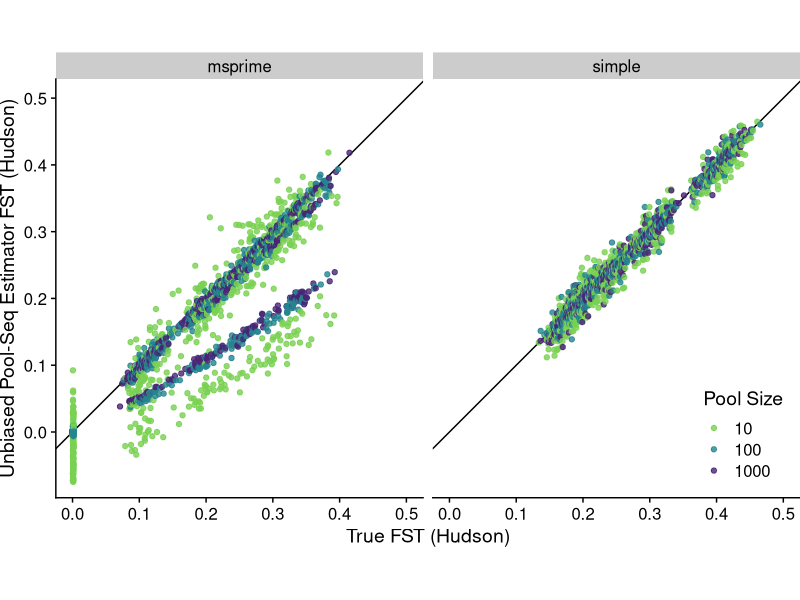
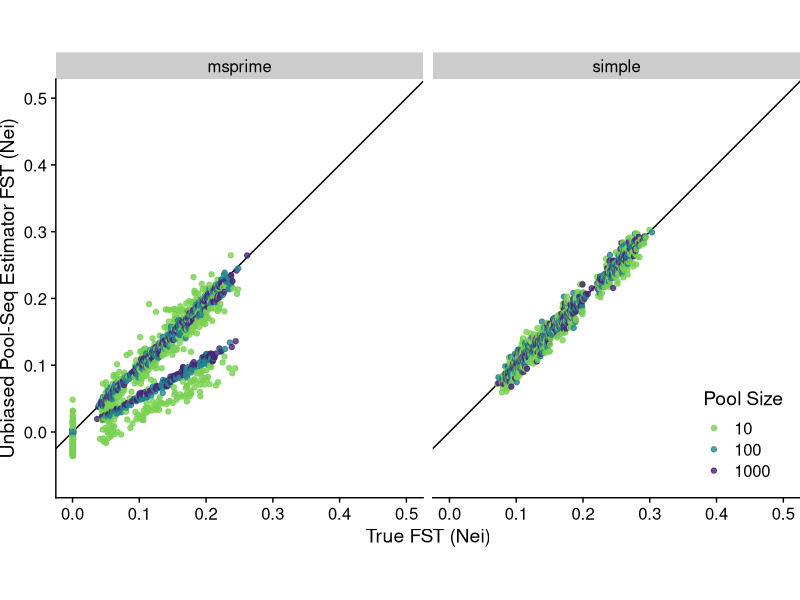
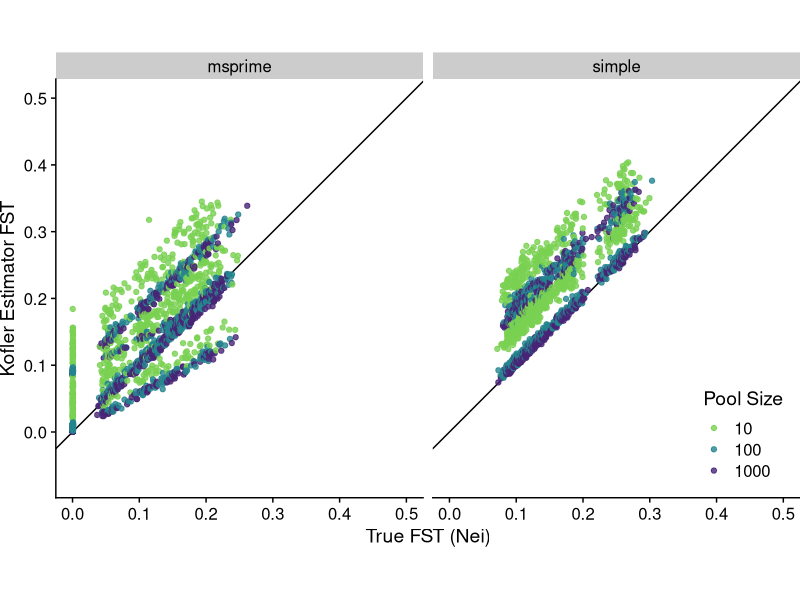
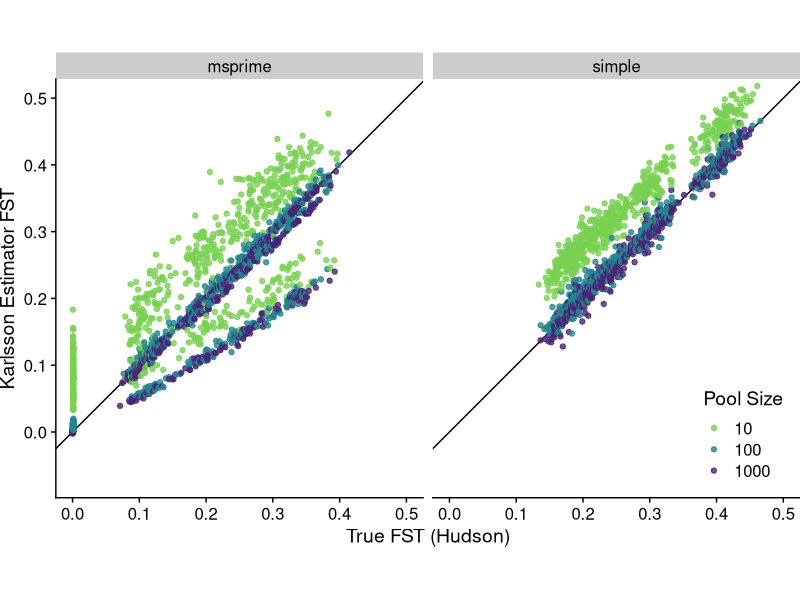
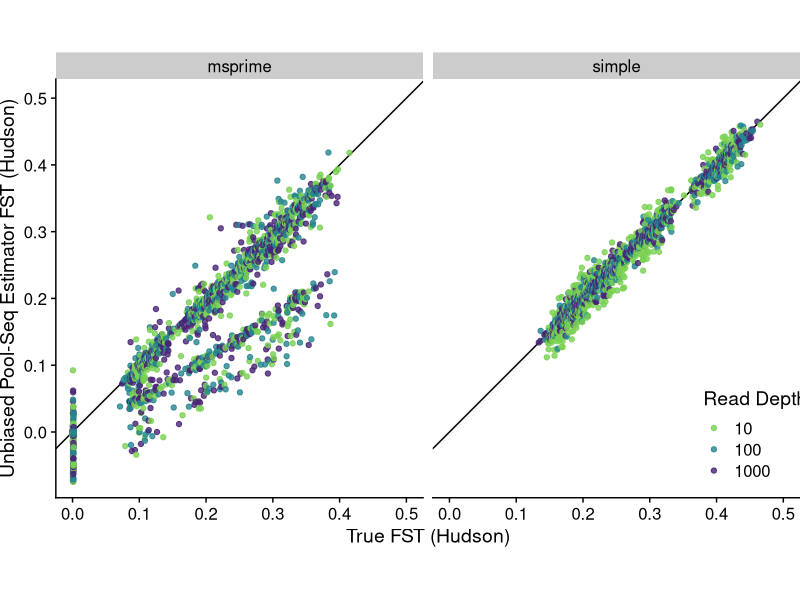
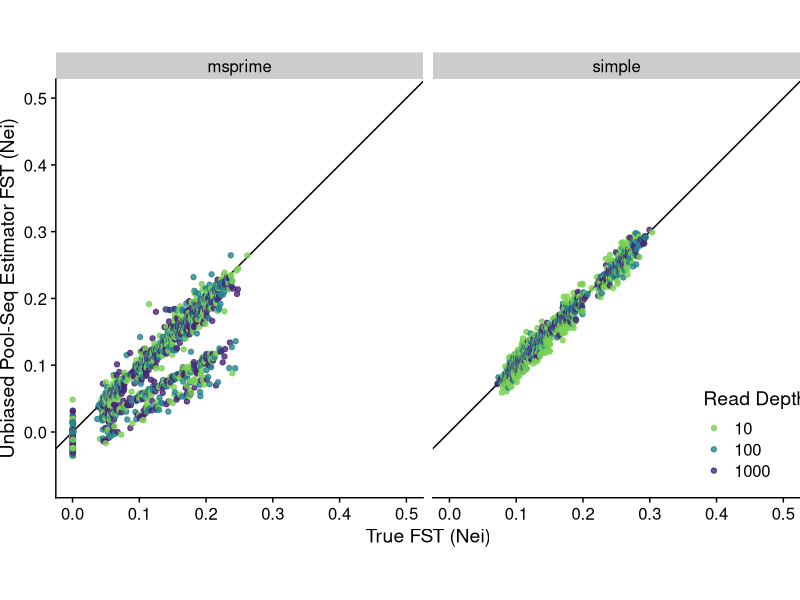
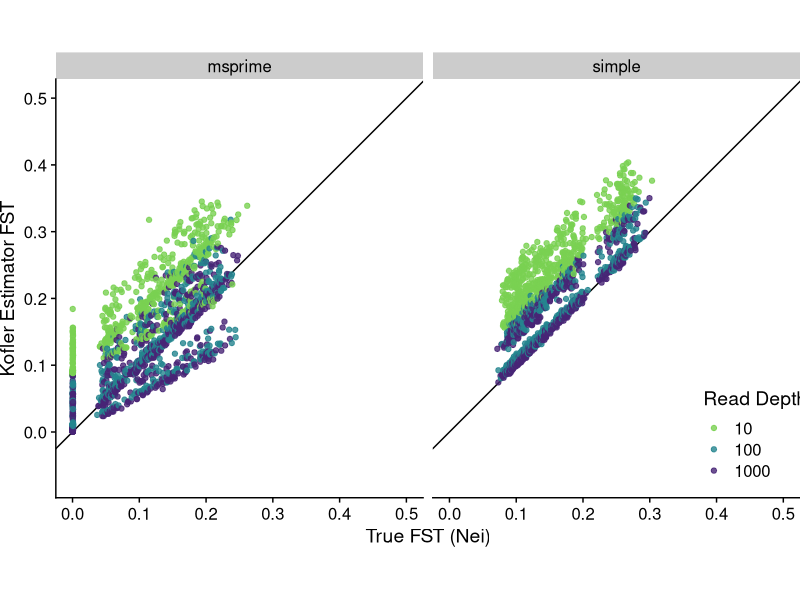
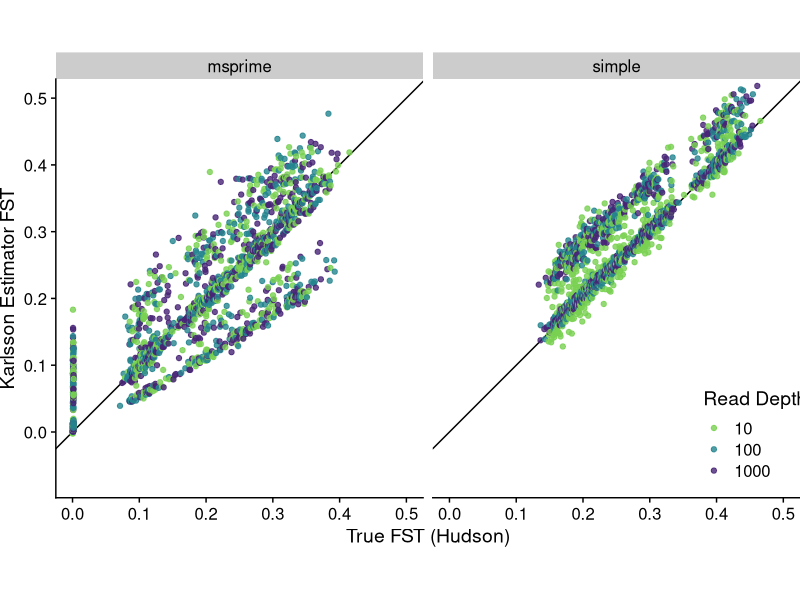

The R source for these figures, in order:
#Basic plotting
library(ggplot2)
library(cowplot)
#library(tidyverse)
theme_set(theme_cowplot())
suppressMessages(library(viridis))
library(stringr)

data <- read.csv("sim_results_fst.csv")
data$group <- ifelse(grepl("const", data$fname), "msprime", "simple")
#head(data)

# Make a plot. R is trying to be funny again - the way we get color grouping with factors to work
# is by string evaluation of the string "factor(column)"... WTF
make_plot <- function( ax, ay, ag, fact, tx, ty ) {
    tt = str_to_title(str_replace(ag, "_", " "))

    # Holy craps, we need to find the number of levels from a column specified as a string...
    # Who invented this language?
    # numlvl = eval(parse(text=paste0( "levels(factor(data$",ag,"))")))
    # numlvl = eval(paste0( "levels(factor(data$",ag,"))"))

    # Nope neither works, try something else. Double brackets apparently make a column
    # addressable by string. So obvious.
    numlvl = nlevels(factor(data[[ag]]))
    if( fact ){
        # print(levels(factor(data[[ag]])))
        # sorted_labels <- paste(sort(as.double(levels(factor(data[[ag]])))))
        # print(sorted_labels)
        # data[[ag]] <- factor(data[[ag]], levels = sorted_labels)
        colorag=paste0("factor(",ag,")")
    }

    # Plot stuff. We place the legend not at the side, as that seems to be the easiest way
    # to get all plots to have the same actual width of the plot, without having to put them
    # all into the same grid... https://stackoverflow.com/q/16255579/4184258 screw R.
    # Also, there are some points that are marginally outside of the range... let's keep them
    # by transforming the coordinates instead of limiting the axes. Why oh why.
    ggplot(data, aes_string(x=ax, y=ay, color=colorag)) +
        geom_abline(slope=1) +
        geom_point() +
        scale_color_manual(
            values=viridis::viridis(numlvl, alpha = 0.8, begin = 0.1, end = 0.8, direction = -1)
        ) +
        # xlim(0, 0.5) +
        # ylim(-0.1, 0.5) +
        # coord_cartesian(xlim=c(0, 0.5), ylim=c(-0.07, 0.5)) +
        coord_fixed(xlim=c(0, 0.5), ylim=c(-0.07, 0.5), ratio = 1) +
        xlab(tx) +
        ylab(ty) +
        labs(color=tt) +
        theme(legend.position = "top") +
        facet_wrap(vars(group), ncol = 2) +
        theme(plot.margin=grid::unit(c(0,0,0,0), "mm"), legend.position = c(0.87, 0.15))

    # ggplot does not have any proper way of setting one image dimension based on the other and
    # the aspect ratio... WTF... see https://stackoverflow.com/q/16422847/4184258
    # So what we do here instead is just eyeballing it to achieve as little white space as possible
    # around the image. This sucks.
    # ggsave(paste0("figures_png/",ax,"-",ay,"-",ag,".png"), bg="white", width=12, height=7.7)
    ggsave(paste0("figures_pdf/",ax,"-",ay,"-",ag,".pdf"), bg="white", width=9, height=5.5)
}

########################################################################################################
#     Group const/stat
########################################################################################################

# Not interesting to have these plots, as we are facet splitting by group now anyway.

# print( "At group" )
#
# # Spence Nei, Spence Hudson
# make_plot(
#     "true_hudson_fst", "est_spence_hudson", "group", FALSE,
#     "True FST (Hudson)", "Spence Estimator FST (Hudson)"
# )
# make_plot(
#     "true_nei_fst", "est_spence_nei", "group", FALSE,
#     "True FST (Nei)", "Spence Estimator FST (Nei)"
# )
#
# # Kofler
# # make_plot(
# #     "true_hudson_fst", "est_kofler", "group", FALSE,
# #     "True FST (Hudson)", "Kofler Estimator FST"
# # )
# make_plot(
#     "true_nei_fst", "est_kofler", "group", FALSE,
#     "True FST (Nei)", "Kofler Estimator FST"
# )
#
# # Karlsson
# make_plot(
#     "true_hudson_fst", "est_karlsson", "group", FALSE,
#     "True FST (Hudson)", "Karlsson Estimator FST"
# )
# # make_plot(
# #     "true_nei_fst", "est_karlsson", "group", FALSE,
# #     "True FST (Nei)", "Karlsson Estimator FST"
# # )

########################################################################################################
#     Factor groups
########################################################################################################

# Plotting the interesting vars. We are not plotting "num_sites" here,
# as this is just a constant num for the const/msprime, and another number for the stat/simple model.
for (ag in c( "pool_size", "read_depth", "seq_error" )) {

    # Even the print statement can't take a list of stuff, we need the super obviously named
    # paste0 here to get this to work. All right, R, keep your secrets.
    print(paste0( "At ", ag ))

    # Spence Nei, Spence Hudson
    make_plot(
        "true_hudson_fst", "est_spence_hudson", ag, TRUE,
        "True FST (Hudson)", "Unbiased Pool-Seq Estimator FST (Hudson)"
    )
    make_plot(
        "true_nei_fst", "est_spence_nei", ag, TRUE,
        "True FST (Nei)", "Unbiased Pool-Seq Estimator FST (Nei)"
    )

    # Kofler
    # make_plot(
    #     "true_hudson_fst", "est_kofler", ag, TRUE,
    #     "True FST (Hudson)", "Kofler Estimator FST"
    # )
    make_plot(
        "true_nei_fst", "est_kofler", ag, TRUE,
        "True FST (Nei)", "Kofler Estimator FST"
    )

    # Karlsson
    make_plot(
        "true_hudson_fst", "est_karlsson", ag, TRUE,
        "True FST (Hudson)", "Karlsson Estimator FST"
    )
    # make_plot(
    #     "true_nei_fst", "est_karlsson", ag, TRUE,
    #     "True FST (Nei)", "Karlsson Estimator FST"
    # )

}

# warnings()
